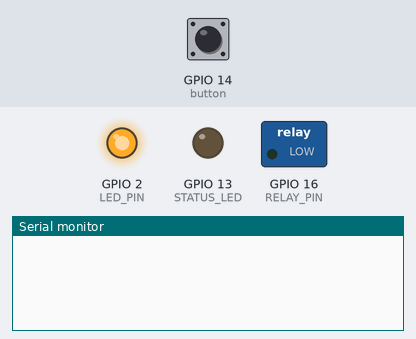
Simulated run of this program. Board: ESP8266 (NodeMCU). On the bench: switched loads named in the program (green lamp = pin HIGH), output pins drawn as LEDs (lit = HIGH), the last lines printed to the serial monitor. The test bench sets the inputs (shaded band); at power-on: GPIO 14 (button) HIGH.

Above: at 1.2 s.
1.3 s: GPIO 14 (button) pulled LOW for 0.15 s
At 2.8 s:
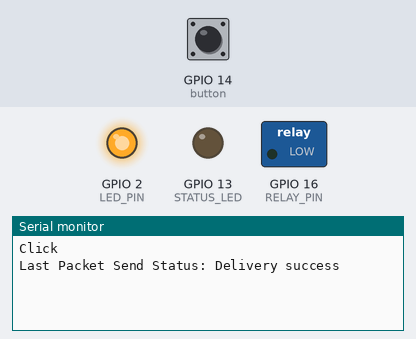
3.4 s: GPIO 14 (button) pulled LOW for 1 s
At 5.3 s:
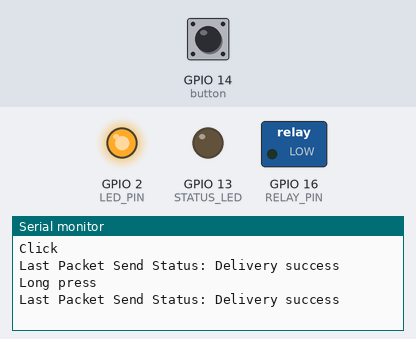
5.9 s: GPIO 14 (button) pulsed LOW 2 times (0.12 s each, 0.3 s apart)
At 7.5 s:
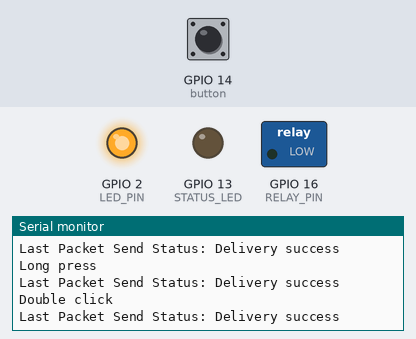

Measured:
- after the input at 1.3 s, the serial monitor: prints a new line after 0.60 s (image 1)
- after the input at 3.4 s, the serial monitor: prints a new line after 1.1 s (image 2)
- after the input at 5.9 s, the serial monitor: prints a new line after 0.47 s (image 3)

The program:

main.cpp
```cpp
#include <Arduino.h>
#include <ESP8266WiFi.h>
#include <espnow.h>
#include "OneButton.h"

#define DEBUG

bool SWITCH_STATE = false;
const int LED_PIN = 2;
const int RELAY_PIN = 16;
const int STATUS_LED = 13;
OneButton button(14, true);

uint8_t broadcastAddress[] = {0xFF, 0xFF, 0xFF, 0xFF, 0xFF, 0xFF};

typedef struct struct_message
{
  int switch_val;
} struct_message;

struct_message myData;

void OnDataSent(uint8_t *mac_addr, uint8_t sendStatus)
{

#ifdef DEBUG
  Serial.print("Last Packet Send Status: ");
#endif

  if (sendStatus == 0)
  {
#ifdef DEBUG
    Serial.println("Delivery success");
#endif
  }
  else
  {
#ifdef DEBUG
    Serial.println("Delivery fail");
#endif
  }
}

void click1()
{
#ifdef DEBUG
  Serial.println("Click");
#endif
  myData.switch_val = 1;
  esp_now_send(broadcastAddress, (uint8_t *)&myData, sizeof(myData));
}

void doubleclick()
{

#ifdef DEBUG
  Serial.println("Double click");
#endif
  myData.switch_val = 2;
  esp_now_send(broadcastAddress, (uint8_t *)&myData, sizeof(myData));
}

void longPressStop()
{

#ifdef DEBUG
  Serial.println("Long press");
#endif
  myData.switch_val = 3;
  esp_now_send(broadcastAddress, (uint8_t *)&myData, sizeof(myData));
}

void setup()
{

#ifdef DEBUG
  Serial.begin(9600);
#endif

  pinMode(LED_PIN, OUTPUT);
  pinMode(STATUS_LED, OUTPUT);
  pinMode(RELAY_PIN, OUTPUT);
  digitalWrite(RELAY_PIN, LOW);
  digitalWrite(LED_PIN, LOW);
  digitalWrite(STATUS_LED, LOW);
  button.attachClick(click1);
  button.attachDoubleClick(doubleclick);
  button.attachLongPressStop(longPressStop);

  WiFi.mode(WIFI_STA);

  if (esp_now_init() != 0)
  {
#ifdef DEBUG
    Serial.println("Error initializing ESP-NOW");
#endif
    return;
  }

  digitalWrite(LED_PIN, HIGH);
  esp_now_set_self_role(ESP_NOW_ROLE_CONTROLLER);
  esp_now_register_send_cb(OnDataSent);
  esp_now_add_peer(broadcastAddress, ESP_NOW_ROLE_SLAVE, 1, NULL, 0);
}

void loop()
{
  button.tick();
}
```
